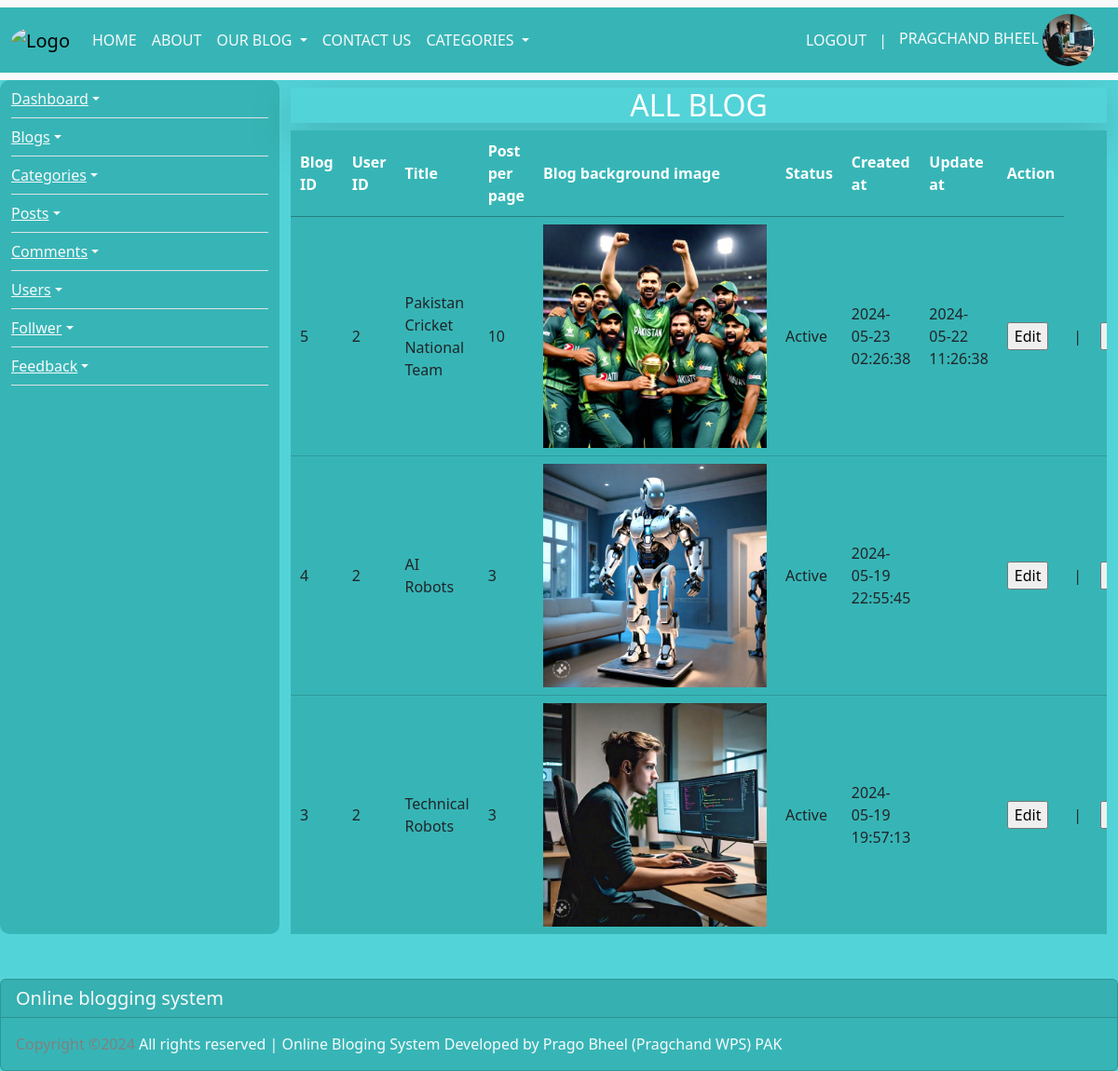
The page /admin/manage_blog.php (signed in) on the database its author committed.
### tables this page shows
CREATE TABLE `blog` (
  `blog_id` int(11) NOT NULL AUTO_INCREMENT,
  `user_id` int(11) DEFAULT NULL,
  `blog_title` varchar(200) DEFAULT NULL,
  `post_per_page` int(11) DEFAULT NULL,
  `blog_background_image` text DEFAULT NULL,
  `blog_status` enum('Active','InActive') DEFAULT NULL,
  `created_at` timestamp NOT NULL DEFAULT current_timestamp() ON UPDATE current_timestamp(),
  `updated_at` timestamp NULL DEFAULT NULL,
  PRIMARY KEY (`blog_id`),
  KEY `user_id` (`user_id`),
  CONSTRAINT `blog_ibfk_1` FOREIGN KEY (`user_id`) REFERENCES `user` (`user_id`) ON DELETE CASCADE ON UPDATE CASCADE
);

### admin/manage_blog.php (the view, shortened to what this page needs)
<?php
    require("../require/database_connection.php")
 ?>
<!DOCTYPE html>
<html lang="en">
<head>
    <link rel="stylesheet" href="../bootstrap/dist/css/bootstrap.min.css">
    <link rel="stylesheet" type="text/css" href="https://cdn.datatables.net/1.11.5/css/jquery.dataTables.min.css">
</head>
<body id="body_background">
  <?php include("header.php"); ?>
    <div class="container-fluid">
      <div class="row">
      <?php
        include("side_bar.php");
      ?>
      <div class="col-md-9">
    <h2 class="text-center shadow-lg text-uppercase">All Blog</h2>
    <div class="table-responsive" style="color: ; background: #37B5B6;">
        <table id="table_id" class="display">
            <thead style="color: white;">
            <tr>
                <th>Blog ID</th>
                <th>User ID</th>
                <th>Title</th>
                <th>Post per page</th>
                <th>Blog background image</th>
                <th>Status</th>
                <th>Created at</th>
                <th>Update at</th>
                <th>Action</th>
            </tr>
            </thead>
            <tbody>
            <?php
            $query = "SELECT * FROM blog ORDER BY blog_id DESC";
            $result = mysqli_query($connection, $query);
            if ($result->num_rows > 0) {
                while ($blog = mysqli_fetch_assoc($result)) {
                    ?>
              <tr>
                  <td> <?php echo htmlspecialchars($blog['blog_id']); ?></td>
                  <td> <?php echo htmlspecialchars($blog['user_id']); ?></td>
                  <td> <?php echo htmlspecialchars($blog['blog_title']); ?></td>
                  <td> <?php echo htmlspecialchars($blog['post_per_page']); ?></td>
                  <td> <img src="../Images/blog_images/<?php echo $blog['blog_background_image']; ?>" alt="Blog background Image" class="background_image_in_table"></td>
                  <td> <?php echo htmlspecialchars($blog['blog_status']); ?></td>
                  <td> <?php echo htmlspecialchars($blog['created_at']); ?></td>
                  <td> <?php echo htmlspecialchars($blog['updated_at']); ?></td>
                  <td><a href="?edit_blog=<?= $blog['blog_id']; ?>"><input type='submit' name='edit_blog' value='Edit'></a></td>
                  <td>|</td>
                  <td> <a href="add_blog.php"> <input type='submit' name='add_blog' value='Add'></td></a>
              </tr>
            <?php
                }
            }
            ?>
            </tbody>
        </table>
    </div>
</div>
      </div>
    </div>
    <?php include("../frontend/footer.php"); ?>
</body>
</html>

### admin/header.php (shortened to what this page needs)
<?php
  require("../require/database_connection.php");
  $query = "SELECT * FROM user";
    $result = mysqli_query($connection, $query);
    if ($result->num_rows > 0){
?>
  <link rel="stylesheet" href="../bootstrap/dist/css/bootstrap.min.css">
  <nav class="navbar navbar-expand-lg bg-body-tertiary sticky-top" id="nav_bg">
      <div class="container-fluid" id="nav_bg">
        <a class="navbar-brand" href="admin_dashboard.php">
          <img class="logo" src="../image/blog.jpg" alt="Logo">
        </a>
        <div class="collapse navbar-collapse" id="navbarSupportedContent">
          <ul class="navbar-nav me-auto mb-2 mb-lg-0">
            <li class="nav-item">
              <a class="nav-link active text-uppercase text-light hover" aria-current="page" href="admin_dashboard.php">Home</a>
            </li>
            <li class="nav-item">
              <a class="nav-link text-uppercase text-light hover" href="#">About</a>
            </li>
            <li class="nav-item dropdown">
              <a class="nav-link dropdown-toggle text-uppercase text-light hover" href="#" role="button" data-bs-toggle="dropdown" aria-expanded="false">
                Our Blog
              </a>
            </li>
            <li class="nav-item">
              <a href="#Feedback" class="nav-link  text-uppercase text-light hover">Contact us</a>
            </li>
            <li class="nav-item dropdown">
              <a class="nav-link dropdown-toggle text-uppercase text-light hover" href="#" role="button" data-bs-toggle="dropdown" aria-expanded="false">
                Categories
              </a>
            </li>
          </ul>
              <a href="../logout.php" class="btn text-uppercase text-light">
                Logout
              </a>
              <span class="text-light"> | </span>
              <a href="" name="login" class="btn text-uppercase text-light hover">
              <?= $_SESSION['user']['first_name']." ".$_SESSION['user']['last_name']; ?>
                  <img src="../images/user_profile/<?= $_SESSION['user']['user_image']; ?>" alt="Profile" id="profile_image">
              </a>
          </div>
        </div>
</nav>
    <?php
      }
    ?>

### admin/side_bar.php (shortened to what this page needs)
<div class="col-sm-3" id="sidebar_design" style="border-radius: 10px;">
        <nav id="sidebar">
            <ul class="list-unstyled components">
                <li class="active border-bottom py-2">
                    <a href="#dashboardSubmenu" data-bs-toggle="collapse" aria-expanded="false"
                        class="dropdown-toggle text-light">Dashboard</a>
                </li>
                <li class="border-bottom py-2">
                    <a href="#blogsSubmenu" data-bs-toggle="collapse" aria-expanded="false"
                        class="dropdown-toggle text-light">Blogs</a>
                </li>
                <li class="border-bottom py-2">
                    <a href="#categoriesSubmenu" data-bs-toggle="collapse" aria-expanded="false"
                        class="dropdown-toggle text-light">Categories</a>
                </li>
                <li class="border-bottom py-2">
                    <a href="#postsSubmenu" data-bs-toggle="collapse" aria-expanded="false"
                        class="dropdown-toggle text-light">Posts</a>
                </li>
                <li class="border-bottom py-2">
                    <a href="#commentsSubmenu" data-bs-toggle="collapse" aria-expanded="false"
                        class="dropdown-toggle text-light">Comments</a>
                </li>
                <li class="border-bottom py-2">
                    <a href="#usersSubmenu" data-bs-toggle="collapse" aria-expanded="false"
                        class="dropdown-toggle text-light">Users</a>
                </li>
                <li class="border-bottom py-2">
                    <a href="#followerSubmenu" data-bs-toggle="collapse" aria-expanded="false"
                        class="dropdown-toggle text-light">Follwer</a>
                </li>
                <li class="border-bottom py-2">
                    <a href="#feedbackSubmenu" data-bs-toggle="collapse" aria-expanded="false"
                        class="dropdown-toggle text-light">Feedback</a>
                </li>
            </ul>
        </nav>
        </div>

### footer.php (shortened to what this page needs)
     <link rel="stylesheet" href="bootstrap/dist/css/bootstrap.min.css">
<div id="footer_position">
	 <div class="card mt-5  text-light" id="footer_design">
    <h5 class="card-header">Online blogging system</h5>
    <div class="card-body">
      <span class="card-text text-center" id="text_design">Copyright ©2024</span>
      <label>All rights reserved | Online Bloging System Developed by Prago Bheel (Pragchand WPS) PAK</label>
     </div>
  </div>
</div>

### admin/manage_blog.php (style rules this page uses)
#body_background { background:#52D3D8; }
.background_image_in_table { height: 30vh; }
.text-center { text-align: center; color: white; }
.shadow-lg { box-shadow: 0 1rem 3rem rgba(0,0,0,.175)!important; }
.text-uppercase { text-transform: uppercase; }

### admin/header.php (style rules this page uses)
.logo { height: 10vh; border-radius: 50%; }
#nav_bg { background: #37B5B6; }
#profile_image { height: 7vh; border-radius: 50%; }

### admin/side_bar.php (style rules this page uses)
#sidebar_design { background: #37B5B6; }

### footer.php (style rules this page uses)
#footer_design { background: #37B5B6; }
#text_design { color: grey; }

### rows shown on the page
blog: blog_id "5", user "2", blog_title "Pakistan Cricket National Team", post_per_page "10", blog_background_image (picture), blog_status "Active", created_at "2024-05-23 02:26:38", updated_at "2024-05-22 11:26:38"
blog: blog_id "4", user "2", blog_title "AI Robots", post_per_page "3", blog_background_image (picture), blog_status "Active", created_at "2024-05-19 22:55:45"
blog: blog_id "3", user "2", blog_title "Technical Robots", post_per_page "3", blog_background_image (picture), blog_status "Active", created_at "2024-05-19 19:57:13"

### other values the page prints
$_SESSION['user']['first_name'] "PRAGCHAND"
$_SESSION['user']['last_name'] "BHEEL"
